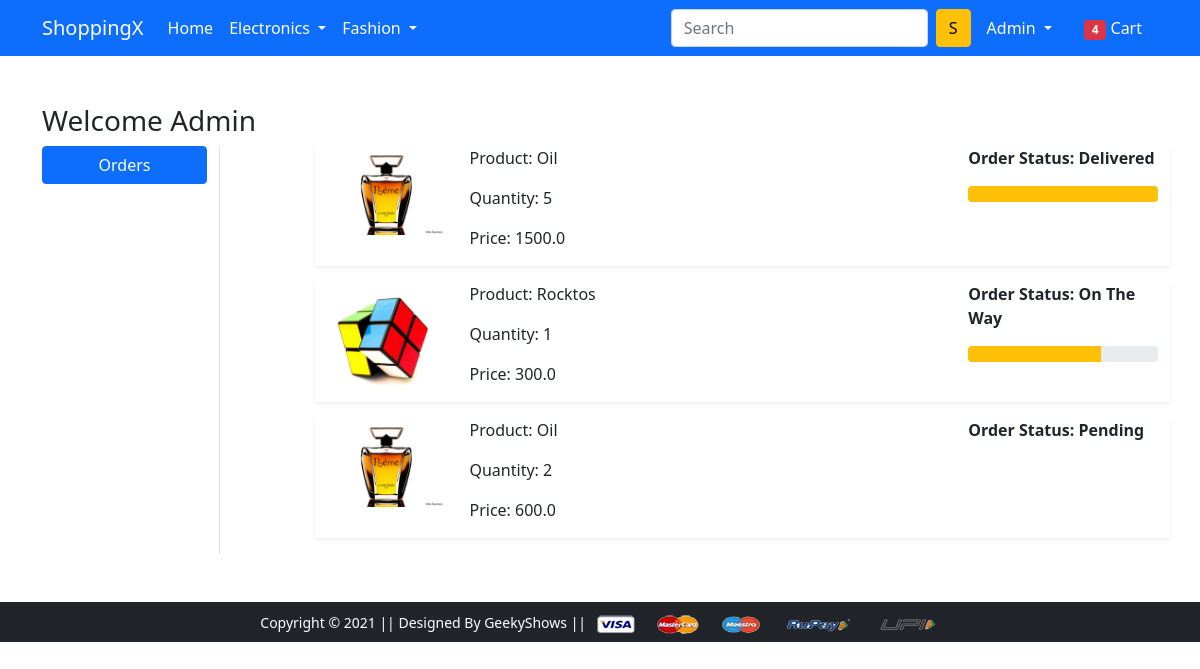
Screenshot of /orders/ (signed in) with the database file from the repository.
### app/models.py (models this page shows, shortened)
class OrderPlaced(models.Model):
    user = models.ForeignKey(User, on_delete=models.CASCADE)
    customer = models.ForeignKey(Customer, on_delete=models.CASCADE)
    product = models.ForeignKey(Product, on_delete=models.CASCADE)
    quantity = models.PositiveIntegerField(default=1)
    ordered_date = models.DateTimeField(auto_now_add=True)
    status = models.CharField(max_length=50, choices=STATUS_CHOICES, default='Pending')
    @property
    def total_cost(self):
        return self.quantity * self.product.discounted_price

class Product(models.Model):
    title = models.CharField(max_length=100)
    selling_price = models.FloatField()
    discounted_price = models.FloatField()
    description = models.TextField()
    brand = models.CharField(max_length=100)
    category = models.CharField(choices=CATEGORY_CHOICES, max_length=2)
    product_image = models.ImageField(upload_to='productimg')

### app/views.py (the view)
# urls.py: path('orders/', views.orders, name='orders'),
@login_required
def orders(request):
 op = OrderPlaced.objects.filter(user=request.user)
 return render(request, 'app/orders.html', {'order_placed': op})

### app/templates/app/orders.html (shortened to what this page needs)
{% extends 'app/base.html' %}
{% load static %}
{% block main-content %}
<div class="container my-5">
 <div class="row">
 <h3>Welcome <span class="text-capitalize">{{request.user}}</span></h3>
  <div class="col-sm-2 border-end">
   <ul class="list-unstyled">
    <li class="d-grid"><a href="{% url 'orders' %}" class="btn btn-primary">Orders</a></li>
   </ul>
  </div>
  <div class="col-sm-9 offset-sm-1">
    {% for op in order_placed %}
   <div class="row shadow-sm mb-3">
    <div class="col-sm-2">
        <img src="{{op.product.product_image.url}}" alt="" srcset="" class="img-fluid" height="150" width="150">
    </div>
    <div class="col-sm-7">
        <p>Product: {{op.product.title}}</p>
        <p>Quantity: {{op.quantity}}</p>
        <p>Price: {{op.total_cost}}</p>
    </div>
    <div class="col-sm-3 fw-bold">
        <p>Order Status: {{op.status}}</p>
        {% if op.status == 'On The Way' %}
        <div class="progress">
            <div class="progress-bar bg-warning" role="progressbar" style="width: 70%" aria-valuenow="70" aria-valuemin="0" aria-valuemax="100"></div>
        </div>
        {% endif %}
        {% if op.status == 'Delivered' %}
        <div class="progress">
            <div class="progress-bar bg-warning" role="progressbar" style="width: 100%" aria-valuenow="100" aria-valuemin="0" aria-valuemax="100"></div>
        </div>
        {% endif %}
    </div>
   </div>
   {% endfor %}
  </div>
 </div>
</div>
{% endblock main-content %}

### app/templates/app/base.html (shortened to what this page needs)
<!doctype html>
{% load static %}
<html lang="en">
  <head>
    <link href="https://cdn.jsdelivr.net/npm/bootstrap@5.0.0-beta1/dist/css/bootstrap.min.css" rel="stylesheet">
    <link rel="stylesheet" href="{% static 'app/css/owl.carousel.min.css' %}">
    <link rel="stylesheet" href="{% static 'app/css/all.min.css' %}">
    <link rel="stylesheet" href="{% static 'app/css/style.css' %}">
  </head>
  <body>
    <nav class="navbar navbar-expand-lg navbar-dark bg-primary">
     <div class="container">
       <a class="navbar-brand" href="/">ShoppingX</a>
       <div class="collapse navbar-collapse" id="navbarSupportedContent">
         <ul class="navbar-nav me-auto mb-2 mb-lg-0">
           <li class="nav-item">
             <a class="nav-link active" aria-current="page" href="/">Home</a>
           </li>
           <li class="nav-item dropdown">
             <a class="nav-link dropdown-toggle text-white" href="#" id="electronicsDropdown" role="button" data-bs-toggle="dropdown" aria-expanded="false">
               Electronics
             </a>
           </li>
           <li class="nav-item dropdown">
             <a class="nav-link dropdown-toggle text-white" href="#" id="fashionDropdown" role="button" data-bs-toggle="dropdown" aria-expanded="false">
               Fashion
             </a>
           </li>
         </ul>
         <form class="d-flex">
           <input class="form-control me-2" type="search" placeholder="Search" aria-label="Search">
           <button class="btn btn-warning" type="submit">S</button>
         </form>
         <div>
          <ul class="navbar-nav me-auto mb-2 mb-lg-0">
            {% if request.user.is_authenticated %}
           <li class="nav-item dropdown mx-2">
              <a class="nav-link dropdown-toggle text-white" href="#" id="profileDropdown" role="button" data-bs-toggle="dropdown" aria-expanded="false">
                {{request.user.username|capfirst}}
              </a>
            </li>
            <li class="nav-item mx-2">
             <a href="{% url 'showcart' %}" class="nav-link text-white"><span class="badge bg-danger">4</span> Cart </a>
            </li>
            {% endif %}
          </ul>
         </div>
       </div>
     </div>
    </nav>
    {% block main-content %} {% endblock main-content %}
    <footer class="container-fluid bg-dark text-center p-2 mt-5">
        <small class="text-white">Copyright &copy; 2021 || Designed By GeekyShows || </small>
        <img src="{% static 'app/images/payment.png' %}" alt="" srcset="" class="img-fluid" height="2px">
    </footer>
  </body>
</html>

### rows the page displays
OrderPlaced: product.product_image (picture), product "Oil", quantity "5", total_cost "1500.0", status "Delivered"
OrderPlaced: product.product_image (picture), product "Rocktos", quantity "1", total_cost "300.0", status "On The Way"
OrderPlaced: product.product_image (picture), product "Oil", quantity "2", total_cost "600.0", status "Pending"

### other values shown
{{ request.user.username|capfirst }} "Admin"
{{ request.user }} "Admin"
